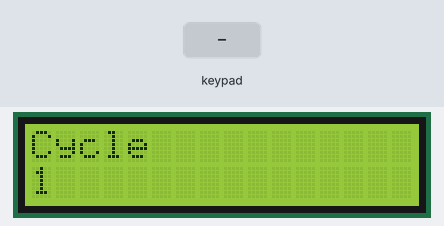
The sketch below on a simulated Arduino Uno, built with avr-gcc and run on an emulated ATmega328P. Shown: 16×2 character LCD. The test bench sets the inputs (shaded band).

Above: at 1.2 s.
1.3 s: keypad keys 8 7 6 5 # pressed 0.4 s apart
At 3.8 s:
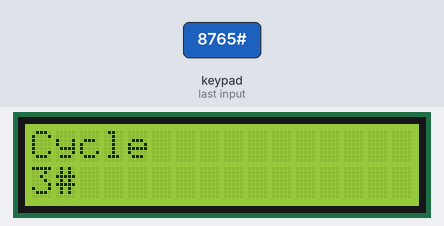
6.3 s: key '*' pressed
At 7.8 s:
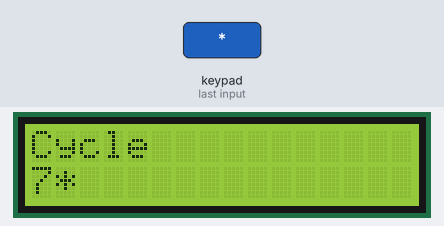
9.3 s: key '1' pressed
At 9.8 s:
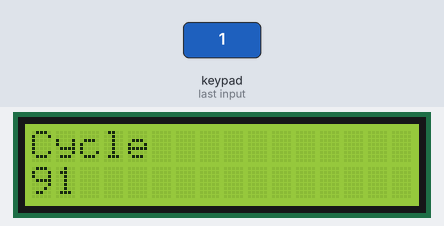
11.5 s: keypad keys 8 7 6 5 pressed 0.4 s apart
At 13.8 s:
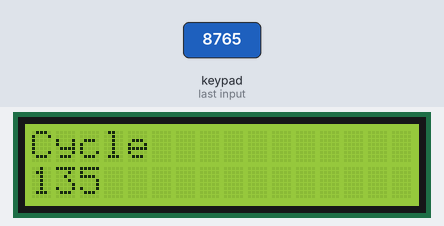
Timing chart, 0 to 15.3 s (numbered marks = the images above; inputs shaded):
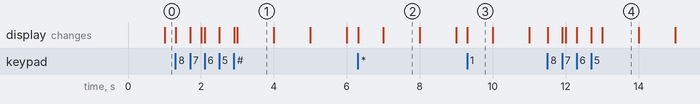

The sketch:

cycling.ino
```cpp
// include the library code:
#include <LiquidCrystal.h>
#include <Keypad.h>


// initialize the library by associating any needed LCD interface pin
// with the arduino pin number it is connected to
const int rs = A0, en = 13, d4 = 12, d5 = 11, d6 = 10, d7 = 9;
LiquidCrystal lcd(rs, en, d4, d5, d6, d7);

const byte ROWS = 4; //four rows
const byte COLS = 3; //three columns
char keys[ROWS][COLS] = {
  {'1','2','3'},
  {'4','5','6'},
  {'7','8','9'},
  {'*','0','#'}
};
byte rowPins[ROWS] = {8, 7, 6, 5}; //connect to the row pinouts of the keypad
byte colPins[COLS] = {4, 3, 2}; //connect to the column pinouts of the keypad

Keypad keypad = Keypad( makeKeymap(keys), rowPins, colPins, ROWS, COLS );


void setup() {
  // set up the LCD's number of columns and rows:
  lcd.begin(16, 2);
  // Print a message to the LCD.
  lcd.print("Cycle");

}

void loop() {
  // set the cursor to column 0, line 1
  // (note: line 1 is the second row, since counting begins with 0):
  lcd.setCursor(0, 1);
  // print the number of seconds since reset:
  lcd.print(millis() / 1000);
    char key = keypad.getKey();

  if (key){
     lcd.print(key);
  }
}
```

Measured:
- after the input at 6.3 s, the display: first changes at once (image 2 shows a later state)
- what the display in image 1 shows lasts 1.0 s, from 3.0 s to 4.0 s
- what the display in image 3 shows lasts 0.7 s, from 9.3 s to 10.0 s
